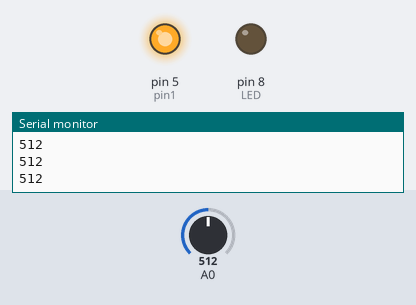
A sketch run on a simulated Arduino Uno, built with avr-gcc and run on an emulated ATmega328P. On the bench: output pins drawn as LEDs (lit = HIGH), the last lines printed to the serial monitor. The test bench sets the inputs (shaded band); at power-on: A0 = 512.

Above: at 1.3 s.
1.4 s: A0 set to 16
2.9 s: A0 set to 12
At 3.7 s:
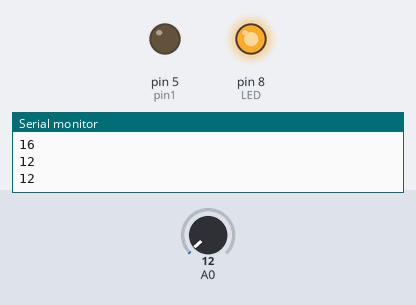
4.5 s: A0 set to 122
At 4.9 s:
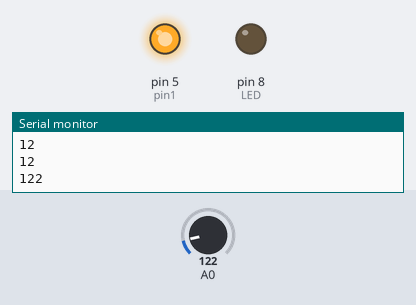
6.0 s: A0 set to 5
At 7.2 s:
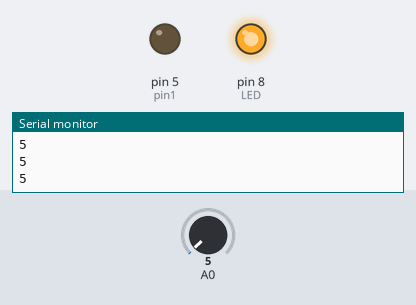
Timing chart, 0 to 8.5 s (numbered marks = the images above; inputs shaded):
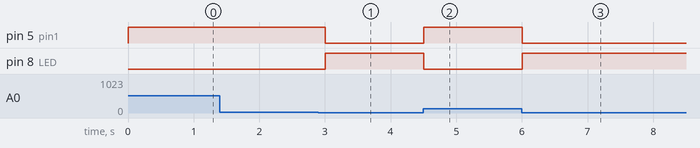

Measured:
- the behaviour switches between 15 and 14 on A0 (found by bisection; images 0 and 1)
- after the input at 2.9 s, pin 5 (pin1): HIGH → LOW after 0.10 s; pin 8 (LED): LOW → HIGH after 0.10 s
- after the input at 4.5 s, pin 5 (pin1): LOW → HIGH at once; pin 8 (LED): HIGH → LOW at once
- after the input at 6.0 s, pin 5 (pin1): HIGH → LOW at once; pin 8 (LED): LOW → HIGH at once

The sketch:

sketch_sensor_luz_rele.ino
```cpp
#define pin1 5
int LED = 8;

void setup(){
  Serial.begin(9600);
  pinMode(LED, OUTPUT);
  pinMode(pin1, OUTPUT);
}

void loop(){
  int LDR = analogRead(A0);
  Serial.println(LDR);

  if(LDR<15){
    digitalWrite(LED,HIGH);
    digitalWrite(pin1,LOW);
  }
  else{
    digitalWrite(LED,LOW);
    digitalWrite(pin1,HIGH);
    }

  delay(500);
}
```
